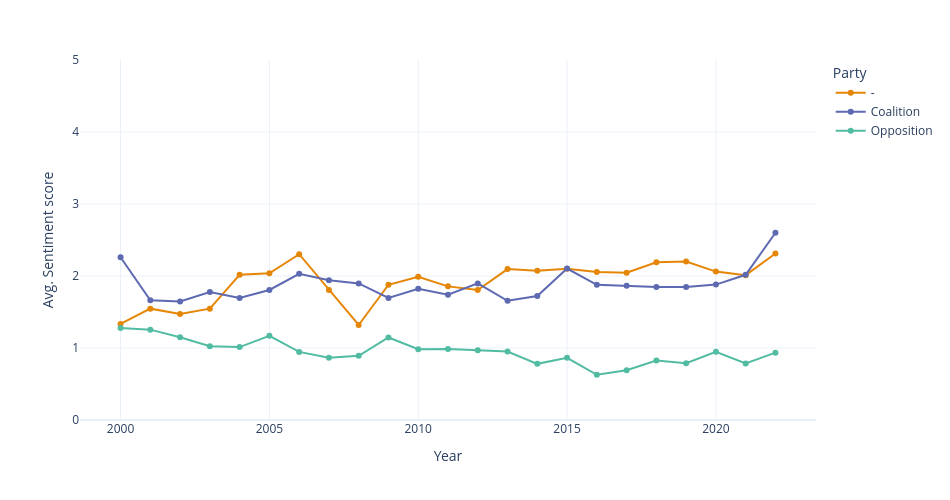

Write notebook code for a chart like this one.
### Code cell
#Party status x average sentiment score (across years)
# Plot sample trends per "Month", use "Year" for better full dataset visualisations

status_term = df.groupby(["Party_status", "Year"]).agg({"Senti_n":"mean"}).reset_index()
status_term

fig=px.line(status_term, x="Year", y="Senti_n", color="Party_status", markers=True, 
            color_discrete_sequence=px.colors.qualitative.Vivid)
fig.update_layout(
    height=500,  
    width=950,
    yaxis=dict(range=[0, 5]),

    yaxis_title='Avg. Sentiment score',
    legend_title='Party',
    template='plotly_white'
)
fig.show()

### Figure 1 — Plotly figure (JSON) as saved in the notebook; plotly's stock layout.template omitted (floating-point values rounded to 4 significant figures)
{"data": [{"hovertemplate": "Party_status=-<br>Year=%{x}<br>Senti_n=%{y}<extra></extra>", "legendgroup": "-", "line": {"color": "rgb(229, 134, 6)", "dash": "solid"}, "marker": {"symbol": "circle"}, "mode": "lines+markers", "name": "-", "orientation": "v", "showlegend": true, "type": "scatter", "x": [2000, 2001, 2002, 2003, 2004, 2005, 2006, 2007, 2008, 2009, 2010, 2011, 2012, 2013, 2014, 2015, 2016, 2017, 2018, 2019, 2020, 2021, 2022], "xaxis": "x", "y": [1.334, 1.546, 1.474, 1.547, 2.017, 2.037, 2.302, 1.805, 1.32, 1.878, 1.99, 1.856, 1.805, 2.096, 2.072, 2.101, 2.056, 2.046, 2.19, 2.201, 2.061, 2.012, 2.313], "yaxis": "y"}, {"hovertemplate": "Party_status=Coalition<br>Year=%{x}<br>Senti_n=%{y}<extra></extra>", "legendgroup": "Coalition", "line": {"color": "rgb(93, 105, 177)", "dash": "solid"}, "marker": {"symbol": "circle"}, "mode": "lines+markers", "name": "Coalition", "orientation": "v", "showlegend": true, "type": "scatter", "x": [2000, 2001, 2002, 2003, 2004, 2005, 2006, 2007, 2008, 2009, 2010, 2011, 2012, 2013, 2014, 2015, 2016, 2017, 2018, 2019, 2020, 2021, 2022], "xaxis": "x", "y": [2.261, 1.663, 1.647, 1.777, 1.695, 1.806, 2.03, 1.94, 1.896, 1.696, 1.821, 1.74, 1.897, 1.655, 1.723, 2.104, 1.878, 1.863, 1.847, 1.847, 1.881, 2.017, 2.601], "yaxis": "y"}, {"hovertemplate": "Party_status=Opposition<br>Year=%{x}<br>Senti_n=%{y}<extra></extra>", "legendgroup": "Opposition", "line": {"color": "rgb(82, 188, 163)", "dash": "solid"}, "marker": {"symbol": "circle"}, "mode": "lines+markers", "name": "Opposition", "orientation": "v", "showlegend": true, "type": "scatter", "x": [2000, 2001, 2002, 2003, 2004, 2005, 2006, 2007, 2008, 2009, 2010, 2011, 2012, 2013, 2014, 2015, 2016, 2017, 2018, 2019, 2020, 2021, 2022], "xaxis": "x", "y": [1.277, 1.255, 1.148, 1.024, 1.013, 1.169, 0.9457, 0.8655, 0.8925, 1.146, 0.9821, 0.9867, 0.9697, 0.9505, 0.78, 0.864, 0.6277, 0.6914, 0.8252, 0.7895, 0.9462, 0.7862, 0.9352], "yaxis": "y"}], "layout": {"height": 500, "legend": {"title": {"text": "Party"}, "tracegroupgap": 0}, "margin": {"t": 60}, "width": 950, "xaxis": {"anchor": "y", "domain": [0, 1], "title": {"text": "Year"}}, "yaxis": {"anchor": "x", "domain": [0, 1], "range": [0, 5], "title": {"text": "Avg. Sentiment score"}}}}
